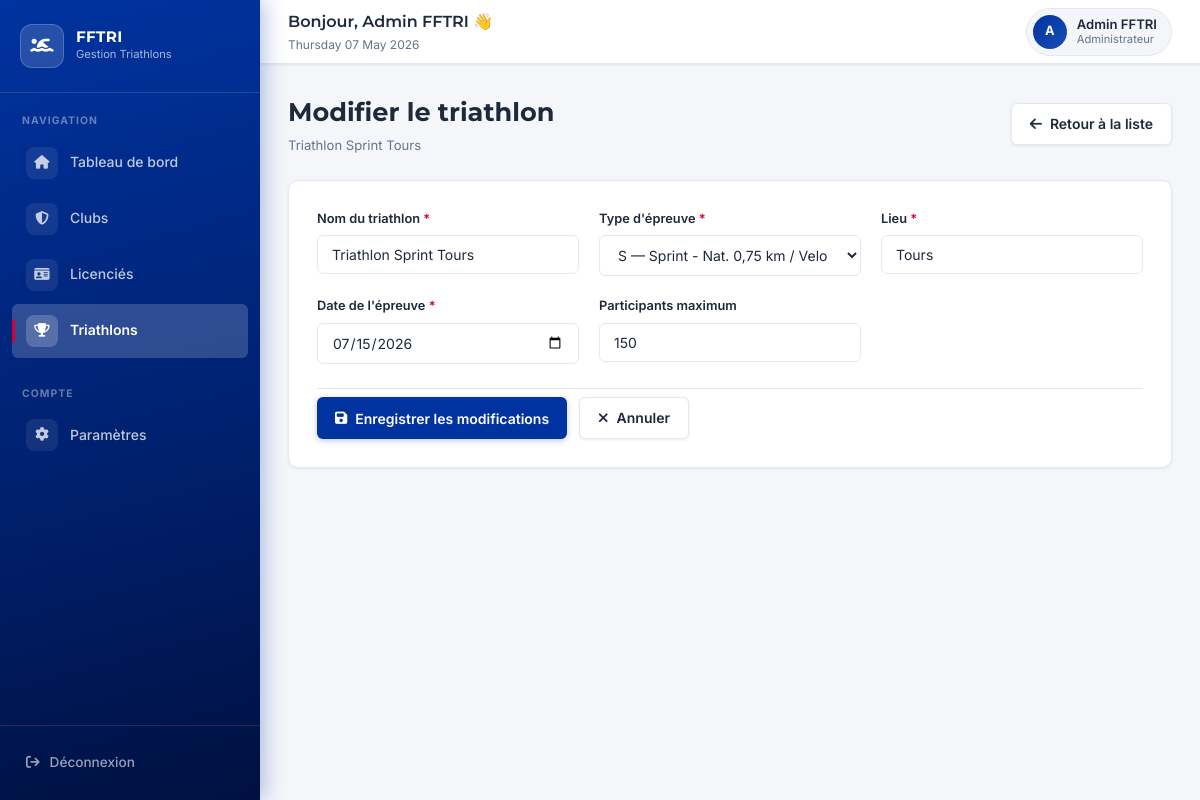
The page /index.php?module=triathlons&action=edit&id=2 (signed in) on the database its author committed.
### tables this page shows
CREATE TABLE triathlons (
    id                    INT          NOT NULL AUTO_INCREMENT,
    name                  VARCHAR(100) NOT NULL,
    type                  VARCHAR(10)  NOT NULL,
    location              VARCHAR(100) NOT NULL,
    event_date            DATE         NOT NULL,
    description           TEXT             NULL,
    max_participants      INT UNSIGNED     NULL,
    registration_deadline DATE             NULL,
    created_at            TIMESTAMP    NOT NULL DEFAULT CURRENT_TIMESTAMP,
    updated_at            TIMESTAMP    NOT NULL DEFAULT CURRENT_TIMESTAMP ON UPDATE CURRENT_TIMESTAMP,

    PRIMARY KEY (id),
    KEY idx_triathlons_date (event_date),
    KEY idx_triathlons_type (type),

    CONSTRAINT fk_triathlons_type
        FOREIGN KEY (type) REFERENCES TypeTriathlon(codeType)
        ON DELETE RESTRICT
        ON UPDATE CASCADE

);

CREATE TABLE TypeTriathlon (
    codeType VARCHAR(10)  NOT NULL,
    libelle  VARCHAR(150) NOT NULL,

    PRIMARY KEY (codeType)

);

### app/core/Database.php (called while the page is built, shortened)
<?php
class Database {
    private static $instance = null;
    private function __construct() {
        $host = defined('DB_HOST') ? DB_HOST : '127.0.0.1';
        $db   = defined('DB_NAME') ? DB_NAME : 'triathlon';
        $user = defined('DB_USER') ? DB_USER : 'root';
        $pass = defined('DB_PASS') ? DB_PASS : '';
        $charset = 'utf8mb4';
        $dsn = "mysql:host=$host;dbname=$db;charset=$charset";
        $options = [
            PDO::ATTR_ERRMODE            => PDO::ERRMODE_EXCEPTION,
            PDO::ATTR_DEFAULT_FETCH_MODE => PDO::FETCH_ASSOC,
            PDO::ATTR_EMULATE_PREPARES   => false,
        ];
        try {
            $this->pdo = new PDO($dsn, $user, $pass, $options);
        } catch (PDOException $e) {
            try {
                $tmp = new PDO("mysql:host=$host;charset=$charset", $user, $pass, $options);
                $tmp->exec("CREATE DATABASE IF NOT EXISTS `$db` CHARACTER SET utf8mb4 COLLATE utf8mb4_unicode_ci");
                $this->pdo = new PDO($dsn, $user, $pass, $options);
            } catch (PDOException $e2) {
                die("DB connection failed: " . $e2->getMessage());
            }
        }
    }
    public static function getConnection() {
        if (self::$instance === null) {
            self::$instance = new Database();
        }
        return self::$instance->pdo;
    }
}

### app/controllers/TriathlonController.php (called while the page is built, shortened)
<?php
require_once __DIR__ . '/../models/Triathlon.php';
require_once __DIR__ . '/../models/TypeTriathlon.php';
class TriathlonController {
    private $triathlonModel;
    private $typeTriathlonModel;
    public function __construct() {
        $this->triathlonModel = new Triathlon();
        $this->typeTriathlonModel = new TypeTriathlon();
    }
    public function edit($id) {
        $triathlon = $this->triathlonModel->getById($id);
        $triathlon['max_participants'] = $triathlon['max_participants'] ?? '';
        $types = $this->typeTriathlonModel->getAll();
        return ['triathlon' => $triathlon, 'types' => $types];
    }
}
?>

### app/models/Triathlon.php (called while the page is built, shortened)
<?php
require_once __DIR__ . '/../core/Database.php';
class Triathlon {
    protected $db;
    public function __construct() {
        $this->db = Database::getConnection();
    }
    public function getById($id) {
        $stmt = $this->db->prepare(
            "SELECT t.*, tt.libelle as type_label FROM triathlons t LEFT JOIN TypeTriathlon tt ON t.type = tt.codeType WHERE t.id = ? LIMIT 1"
        );
        $stmt->execute([$id]);
        return $stmt->fetch(PDO::FETCH_ASSOC) ?: null;
    }
}

### app/models/TypeTriathlon.php (called while the page is built, shortened)
<?php
require_once __DIR__ . '/../core/Database.php';
class TypeTriathlon {
    private $db;
    private $table = 'typetriathlon';
    public function __construct() {
        $this->db = Database::getConnection();
    }
    public function getAll() {
        $sql = "SELECT codeType, libelle FROM {$this->table} ORDER BY libelle";
        $stmt = $this->db->query($sql);
        return $stmt ? $stmt->fetchAll(PDO::FETCH_ASSOC) : [];
    }
}
?>

### app/views/triathlons/edit.php (the view, shortened to what this page needs)
<div class="page-title">
    <div>
        <h1>Modifier le triathlon</h1>
        <?php if (isset($data['triathlon'])): ?>
        <div class="page-title-sub"><?= htmlspecialchars($data['triathlon']['name']) ?></div>
        <?php endif; ?>
    </div>
    <a href="index.php?module=triathlons" class="btn btn-secondary">
        <i class="fas fa-arrow-left"></i> Retour à la liste
    </a>
</div>
<?php if (isset($data['triathlon'])): ?>
<?php $t = $data['triathlon']; ?>
<div class="form-container">
    <form method="POST" action="index.php?module=triathlons&action=edit&id=<?= $t['id'] ?>">
        <div class="form-grid">
            <div class="form-group">
                <label for="name">Nom du triathlon <span style="color: var(--fftri-red)">*</span></label>
                <input type="text" id="name" name="name" class="form-control" required
                       value="<?= htmlspecialchars($_POST['name'] ?? $t['name'] ?? '') ?>">
            </div>
            <div class="form-group">
                <label for="type">Type d'épreuve <span style="color: var(--fftri-red)">*</span></label>
                <select id="type" name="type" class="form-control" required>
                    <?php foreach ($data['types'] ?? [] as $type): ?>
                        <?php $sel = (($_POST['type'] ?? $t['type'] ?? '') === $type['codeType']); ?>
                        <option value="<?= htmlspecialchars($type['codeType']) ?>" <?= $sel ? 'selected' : '' ?>>
                            <?= htmlspecialchars($type['codeType']) ?> — <?= htmlspecialchars($type['libelle']) ?>
                        </option>
                    <?php endforeach; ?>
                </select>
            </div>
            <div class="form-group">
                <label for="location">Lieu <span style="color: var(--fftri-red)">*</span></label>
                <input type="text" id="location" name="location" class="form-control" required
                       value="<?= htmlspecialchars($_POST['location'] ?? $t['location'] ?? '') ?>">
            </div>
            <div class="form-group">
                <label for="event_date">Date de l'épreuve <span style="color: var(--fftri-red)">*</span></label>
                <input type="date" id="event_date" name="event_date" class="form-control" required
                       value="<?= htmlspecialchars($_POST['event_date'] ?? $t['event_date'] ?? '') ?>">
            </div>
            <div class="form-group">
                <label for="max_participants">Participants maximum</label>
                <input type="number" id="max_participants" name="max_participants" class="form-control" min="1"
                       value="<?= htmlspecialchars($_POST['max_participants'] ?? $t['max_participants'] ?? '') ?>">
            </div>
        </div>
        <div class="form-actions">
            <button type="submit" class="btn">
                <i class="fas fa-save"></i> Enregistrer les modifications
            </button>
            <a href="index.php?module=triathlons" class="btn btn-secondary">
                <i class="fas fa-times"></i> Annuler
            </a>
        </div>
    </form>
</div>
<?php else: ?>
<div class="alert alert-error"><i class="fas fa-exclamation-circle"></i> Triathlon non trouvé.</div>
<?php endif; ?>

### index.php (shortened to what this page needs)
<?php
spl_autoload_register(function ($className) {
    $paths = [
        'app/controllers/',
        'app/models/',
        'app/core/'
    ];
    foreach ($paths as $path) {
        $file = ROOT_PATH . DIRECTORY_SEPARATOR . $path . $className . '.php';
        if (file_exists($file)) {
            return;
        }
    }
});
$action = $_GET['action'] ?? 'index';
$module = $_GET['module'] ?? 'dashboard';
$id = $_GET['id'] ?? null;
function _normalize_key($str) {
	$s = strtolower((string)$str);
	$s = @iconv('UTF-8', 'ASCII//TRANSLIT', $s) ?: $s;
	$s = preg_replace('/[^a-z0-9]/', '', $s);
	return $s;
}
$actionMap = [
	'ajouter'=>'create','creer'=>'create','create'=>'create',
	'editer'=>'edit','modifier'=>'edit','edit'=>'edit',
	'supprimer'=>'delete','delete'=>'delete','suppr'=>'delete',
	'voir'=>'show','show'=>'show',
	'connexion'=>'login','login'=>'login','authenticate'=>'authenticate',
	'deconnexion'=>'logout','logout'=>'logout'
];
$moduleMap = [
	'licencie'=>'licencies','licencies'=>'licencies','licenci'=>'licencies',
	'licencies'=>'licencies','licenciee'=>'licencies','licenciees'=>'licencies',
	'triathlon'=>'triathlons','triathlons'=>'triathlons',
	'club'=>'clubs','clubs'=>'clubs','dashboard'=>'dashboard',
    'settings'=>'settings'
];
$normAction = _normalize_key($action);
if (isset($actionMap[$normAction])) {
	$action = $actionMap[$normAction];
}
$normModule = _normalize_key($module);
if (isset($moduleMap[$normModule])) {
	$module = $moduleMap[$normModule];
}
if ($action === 'login' || $action === 'authenticate') {
    $authController = new AuthController();
    $authController->login();
} elseif ($action === 'logout') {
    $authController = new AuthController();
    $authController->logout();
} else {
    $currentPage = $module;
    try {
        switch ($module) {
            case 'triathlons':
                $controller = new TriathlonController();
                if ($action === 'show' && $id) {
                    $data = $controller->show($id);
                } elseif ($action === 'create') {
                    $data = $controller->create();
                } elseif ($action === 'edit' && $id) {
                    $data = $controller->edit($id);
                } elseif ($action === 'delete' && $id) {
                    $controller->delete($id);
                    exit;
                } else {
                    $data = $controller->index();
                }
                break;
        }
        $candidateViews = [];
        if ($action && $action !== 'index') {
            $candidateViews[] = "app/views/$module/$action.php";
        }
        $candidateViews[] = "app/views/$module/index.php";
        $candidateViews[] = "app/views/" . rtrim($module, 's') . "/index.php";
        $candidateViews[] = "app/views/" . ($module . 's') . "/index.php";
        foreach ($candidateViews as $viewFile) {
            if (file_exists($viewFile)) {
                include 'app/views/layouts/main.php';
                break;
            }
        }
    } catch (Exception $e) {
        echo "Erreur : " . $e->getMessage();
    }
}

### app/views/layouts/main.php (shortened to what this page needs)
<!DOCTYPE html>
<html lang="fr">
<head>
    <link rel="stylesheet" href="https://cdnjs.cloudflare.com/ajax/libs/font-awesome/6.4.0/css/all.min.css">
</head>
<body>
<?php
$userName = $_SESSION['user']['name'] ?? $_SESSION['user']['nom'] ?? 'Utilisateur';
$userRole = ($_SESSION['user']['role'] ?? '') === 'admin' ? 'Administrateur' : 'Responsable Club';
$userInitial = strtoupper(substr($userName, 0, 1));
?>
<div class="layout">
    <aside class="sidebar" id="sidebar">
        <a href="index.php?module=dashboard" class="sidebar-logo">
            <div class="sidebar-logo-icon">
                <i class="fas fa-swimmer"></i>
            </div>
            <div class="sidebar-logo-text">
                <h2>FFTRI</h2>
                <p>Gestion Triathlons</p>
            </div>
        </a>
        <div class="sidebar-section">
            <div class="sidebar-section-label">Navigation</div>
            <ul class="nav-links">
                <li class="<?= $currentPage === 'dashboard' ? 'active' : '' ?>">
                    <a href="index.php?module=dashboard">
                        <span class="nav-icon"><i class="fas fa-home"></i></span>
                        Tableau de bord
                    </a>
                </li>
                <li class="<?= $currentPage === 'clubs' ? 'active' : '' ?>">
                    <a href="index.php?module=clubs">
                        <span class="nav-icon"><i class="fas fa-shield-halved"></i></span>
                        Clubs
                    </a>
                </li>
                <li class="<?= $currentPage === 'licencies' ? 'active' : '' ?>">
                    <a href="index.php?module=licencies">
                        <span class="nav-icon"><i class="fas fa-id-card"></i></span>
                        Licenciés
                    </a>
                </li>
                <li class="<?= $currentPage === 'triathlons' ? 'active' : '' ?>">
                    <a href="index.php?module=triathlons">
                        <span class="nav-icon"><i class="fas fa-trophy"></i></span>
                        Triathlons
                    </a>
                </li>
            </ul>
        </div>
        <div class="sidebar-section">
            <div class="sidebar-section-label">Compte</div>
            <ul class="nav-links">
                <li class="<?= $currentPage === 'settings' ? 'active' : '' ?>">
                    <a href="index.php?module=settings">
                        <span class="nav-icon"><i class="fas fa-gear"></i></span>
                        Paramètres
                    </a>
                </li>
            </ul>
        </div>
        <div class="sidebar-footer">
            <a href="index.php?action=logout" onclick="return confirm('Se déconnecter ?')">
                <i class="fas fa-arrow-right-from-bracket"></i>
                Déconnexion
            </a>
        </div>
    </aside>
    <div class="main-content">
        <header class="header">
            <div class="header-left">
                <h3>Bonjour, <?= htmlspecialchars($userName) ?> 👋</h3>
                <p><?= date('l d F Y') ?></p>
            </div>
            <div class="header-right">
                <a href="index.php?module=settings" class="user-badge" style="text-decoration:none;">
                    <div class="user-avatar"><?= $userInitial ?></div>
                    <div class="user-badge-text">
                        <div class="user-badge-name"><?= htmlspecialchars($userName) ?></div>
                        <div class="user-badge-role"><?= $userRole ?></div>
                    </div>
                </a>
            </div>
        </header>
        <main class="content">
            <?php include $content; ?>
        </main>
    </div>
</div>
</body>
</html>

### rows shown on the page
triathlons: name "Triathlon Sprint Tours", type "S — Sprint - Nat. 0,75 km / Velo 20 km / Course 5 km", location "Tours", event_date "07/15/2026", max_participants "150"
